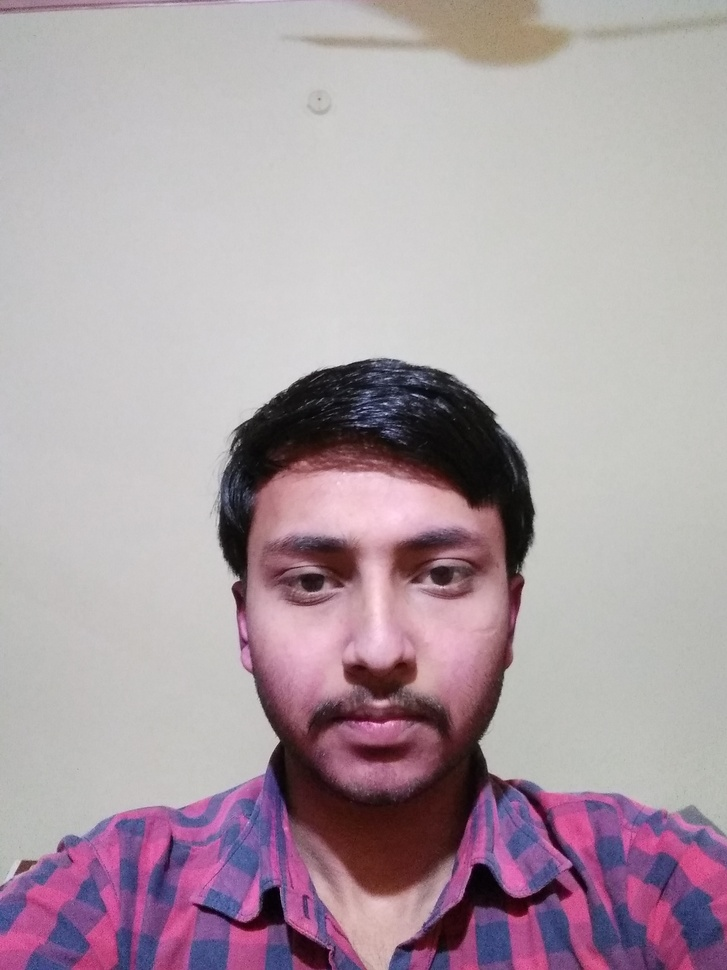
#> input picture Tensorflow/CreatingImageDataset/DataAgumentation/dataset/data2/data(2).jpg, 727 x 970 px, shrunk from 1944 x 2592 before the run, found by its file name
$ jupyter execute TemplateMatching_Self.ipynb   (text cells are left out)
#> lines starting #> are read from the running program, lines starting #| are printed output that depends on the picture; pictures that were not available may be replaced by others from this repository, and a replacement may not be noted
[cell 1]
import cv2
import matplotlib.pyplot as plt

[cell 2]
def load():
    original = cv2.imread(r'C:\Users\Brothers\Desktop\Python\ongoing_project\SMITProject\family_dataset\data(2).jpg')
#> original is the input picture: shape (970, 727, 3); mean B, G, R 165.8, 158.3, 173.6
    original = cv2.cvtColor(original, cv2.COLOR_BGR2RGB)
    global img
    img = original.copy()

[cell 3]
def imshow(img):
    plt.figure(figsize=(7,7))
    plt.imshow(img, cmap='gray')

[cell 4]
load()

[cell 5]
imshow(img)

[cell 6]
template = cv2.imread(r'C:\Users\Brothers\Desktop\Python\ongoing_project\SMITProject\family_dataset\template.jpg')
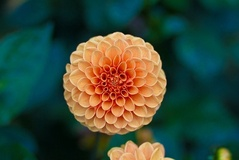
#> input picture ComputerVision/Notes/image.jpg, 239 x 160 px, shrunk from 640 x 427 before the run, given in place of template.jpg, which was not available
#> template is the input picture: shape (160, 239, 3); mean B, G, R 57.2, 73.6, 55.3
template = cv2.cvtColor(template, cv2.COLOR_BGR2RGB)

[cell 7]
imshow(template)

[cell 8]
res = cv2.matchTemplate(img, template, cv2.TM_CCOEFF  )
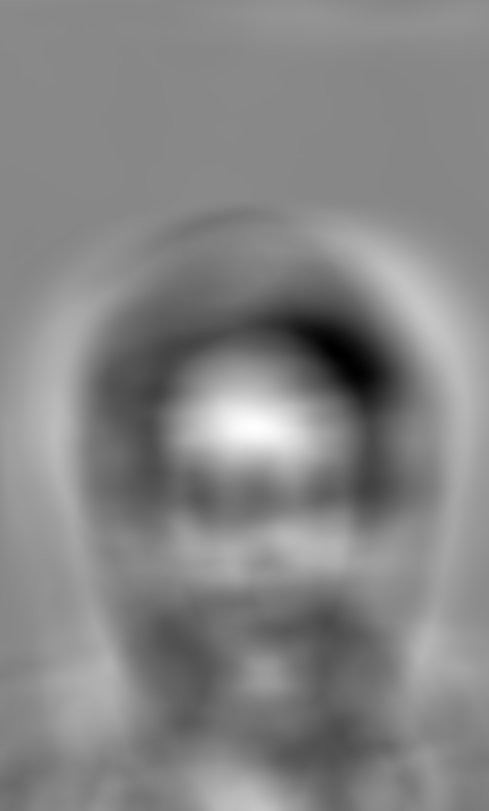
#> res: shape (811, 489) float32; min -245235760, max 219599312, mean -1894194.8; drawn with min black and max white
plt.imshow(res)

[cell 9]
minval, maxval, minloc, maxloc = cv2.minMaxLoc(res)
#> minval = -245235760; maxval = 219599312; minloc = (334, 349); maxloc = (254, 427)
cv2.minMaxLoc(res)
#> Out = (-245235760, 219599312, (334, 349), (254, 427))

[cell 10]
# row, column, channel for array
height, width, channel = template.shape
#> height = 160; width = 239; channel = 3
template.shape
#> Out = (160, 239, 3)

[cell 11]
topleft = maxloc
#> topleft = (254, 427)
bottomright = (maxloc[0]+width, maxloc[1]+height)
#> bottomright = (493, 587)
cv2.rectangle(img, topleft, bottomright, (0,0,255), 25)
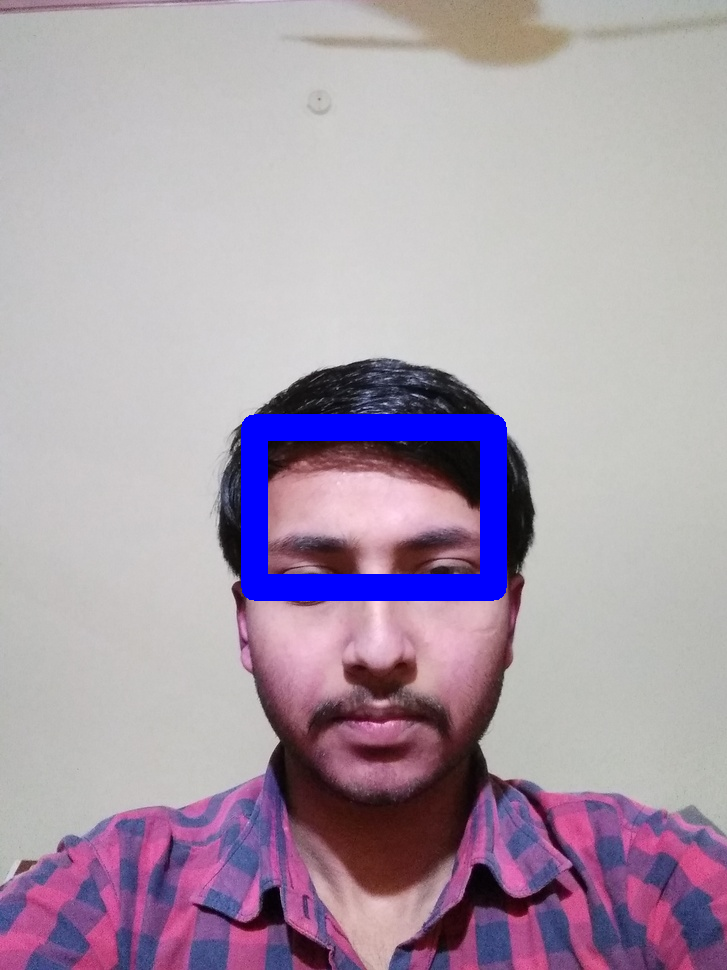
#> img: shape (970, 727, 3); mean R, G, B 171, 156.3, 171.4
imshow(img)
